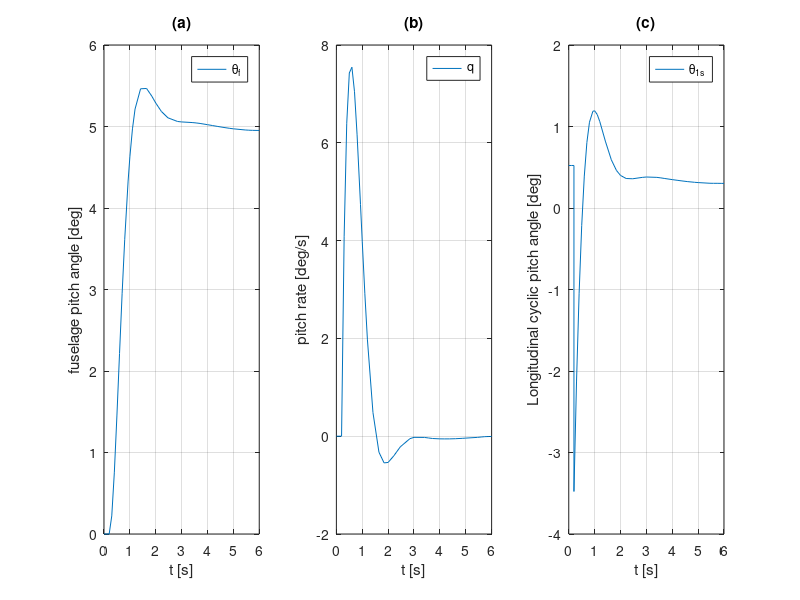
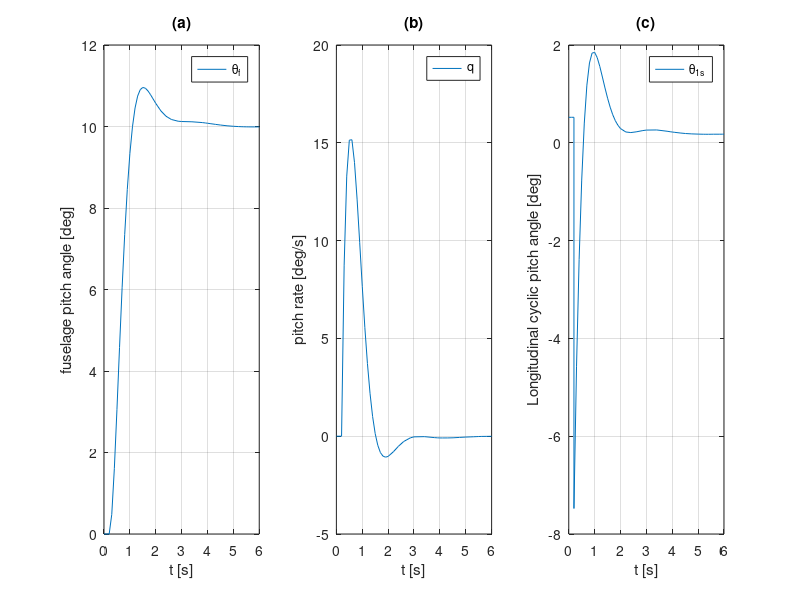
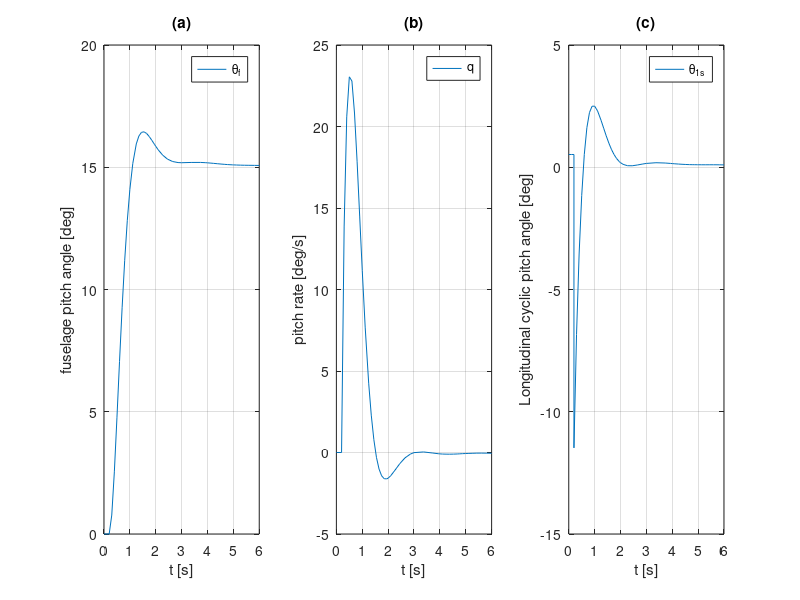
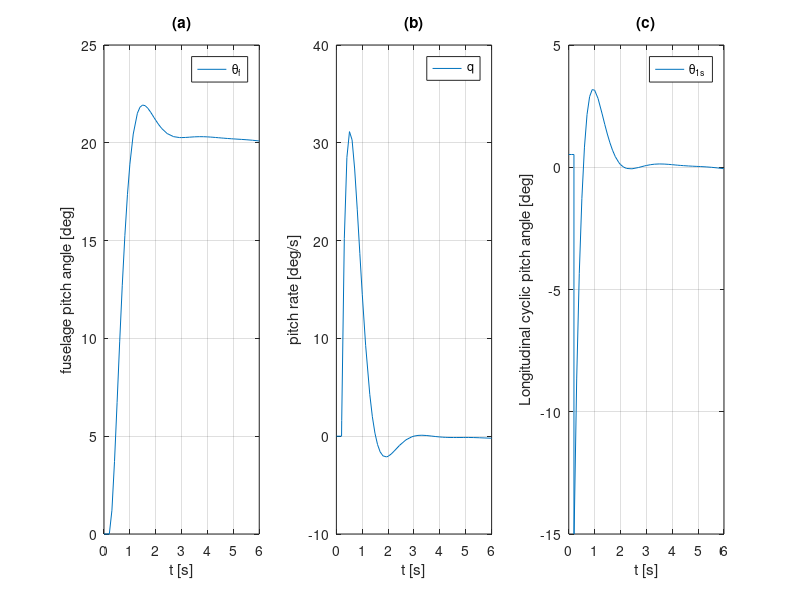

Here is the MATLAB script that generated these plots, in order:
% M-file for outputing the pitch attitude quickness
close all
clear all
clc

% Loading quickness data
load pitchquickness5deg
load pitchquickness10deg
load pitchquickness15deg
load pitchquickness20deg
load pitchquickness25deg
load pitchquickness30deg

% Loading trim conditions
load coax_trimstates

% Defining intitial speed
Vin=20;

% Combining intial speed to tabulated data
N=Vin+1;

in_states=states(N,:)';
in_controls=controls(N,:)';

% Determining maximum pitch attitude and position of maximum
[pmax5,posmax5]=max(x5(:,8));
[pmax10,posmax10]=max(x10(:,8));
[pmax15,posmax15]=max(x15(:,8));
[pmax20,posmax20]=max(x20(:,8));
[pmax25,posmax25]=max(x25(:,8));
[pmax30,posmax30]=max(x30(:,8));

% Determining quicknesses
Q5=(max(x5(:,5))*180/pi)/((pmax5-in_states(8))*180/pi);
Q10=(max(x10(:,5))*180/pi)/((pmax10-in_states(8))*180/pi);
Q15=(max(x15(:,5))*180/pi)/((pmax15-in_states(8))*180/pi);
Q20=(max(x20(:,5))*180/pi)/((pmax20-in_states(8))*180/pi);
Q25=(max(x25(:,5))*180/pi)/((pmax25-in_states(8))*180/pi);
Q30=(max(x30(:,5))*180/pi)/((pmax30-in_states(8))*180/pi);

% Determining minimal pitch attitude
pmin5=(min(x5(posmax5:end,8))-in_states(8))*180/pi;
pmin10=(min(x10(posmax10:end,8))-in_states(8))*180/pi;
pmin15=(min(x15(posmax15:end,8))-in_states(8))*180/pi;
pmin20=(min(x20(posmax20:end,8))-in_states(8))*180/pi;
pmin25=(min(x25(posmax25:end,8))-in_states(8))*180/pi;
pmin30=(min(x30(posmax30:end,8))-in_states(8))*180/pi;

figure(1)
subplot(1,3,1)
plot(t5,(x5(:,8)-in_states(8))*180/pi)
legend('\theta_f')
xlabel('t [s]')
ylabel('fuselage pitch angle [deg]')
grid on
xlim([0 6])
title('(a)')
subplot(1,3,2)
plot(t5,x5(:,5)*180/pi)
legend('q')
xlabel('t [s]')
ylabel('pitch rate [deg/s]')
grid on
xlim([0 6])
title('(b)')
subplot(1,3,3)
plot(t5,y5(:,3)*180/pi)
legend('\theta_1_s')
xlabel('t [s]')
ylabel('Longitudinal cyclic pitch angle [deg]')
grid on
xlim([0 6])
title('(c)')

% figure(2)
% plot(t5,y5(:,3)*180/pi)


figure(2)
subplot(1,3,1)
plot(t10,(x10(:,8)-in_states(8))*180/pi)
legend('\theta_f')
xlabel('t [s]')
ylabel('fuselage pitch angle [deg]')
grid on
xlim([0 6])
title('(a)')
subplot(1,3,2)
plot(t10,x10(:,5)*180/pi)
legend('q')
xlabel('t [s]')
ylabel('pitch rate [deg/s]')
grid on
xlim([0 6])
title('(b)')
subplot(1,3,3)
plot(t10,y10(:,3)*180/pi)
legend('\theta_1_s')
xlabel('t [s]')
ylabel('Longitudinal cyclic pitch angle [deg]')
grid on
xlim([0 6])
title('(c)')
% 
figure(3)
subplot(1,3,1)
plot(t15,(x15(:,8)-in_states(8))*180/pi)
legend('\theta_f')
xlabel('t [s]')
ylabel('fuselage pitch angle [deg]')
grid on
xlim([0 6])
title('(a)')
subplot(1,3,2)
plot(t15,x15(:,5)*180/pi)
legend('q')
xlabel('t [s]')
ylabel('pitch rate [deg/s]')
grid on
xlim([0 6])
title('(b)')
subplot(1,3,3)
plot(t15,y15(:,3)*180/pi)
legend('\theta_1_s')
xlabel('t [s]')
ylabel('Longitudinal cyclic pitch angle [deg]')
grid on
xlim([0 6])
title('(c)')
% 
figure(4)
subplot(1,3,1)
plot(t20,(x20(:,8)-in_states(8))*180/pi)
legend('\theta_f')
xlabel('t [s]')
ylabel('fuselage pitch angle [deg]')
grid on
xlim([0 6])
title('(a)')
subplot(1,3,2)
plot(t20,x20(:,5)*180/pi)
legend('q')
xlabel('t [s]')
ylabel('pitch rate [deg/s]')
grid on
xlim([0 6])
title('(b)')
subplot(1,3,3)
plot(t20,y20(:,3)*180/pi)
legend('\theta_1_s')
xlabel('t [s]')
ylabel('Longitudinal cyclic pitch angle [deg]')
grid on
xlim([0 6])
title('(c)')
% 
figure(5)
subplot(1,3,1)
plot(t25,(x25(:,8)-in_states(8))*180/pi)
legend('\theta_f')
xlabel('t [s]')
ylabel('fuselage pitch angle [deg]')
grid on
xlim([0 6])
title('(a)')
subplot(1,3,2)
plot(t25,x25(:,5)*180/pi)
legend('q')
xlabel('t [s]')
ylabel('pitch rate [deg/s]')
grid on
xlim([0 6])
title('(b)')
subplot(1,3,3)
plot(t25,y25(:,3)*180/pi)
legend('\theta_1_s')
xlabel('t [s]')
ylabel('Longitudinal cyclic pitch angle [deg]')
grid on
xlim([0 6])
title('(c)')
% 
figure(6)
subplot(1,3,1)
plot(t30,(x30(:,8)-in_states(8))*180/pi)
legend('\theta_f')
xlabel('t [s]')
ylabel('fuselage pitch angle [deg]')
grid on
xlim([0 6])
title('(a)')
subplot(1,3,2)
plot(t30,x30(:,5)*180/pi)
legend('q')
xlabel('t [s]')
ylabel('pitch rate [deg/s]')
grid on
xlim([0 6])
title('(b)')
subplot(1,3,3)
plot(t30,y30(:,3)*180/pi)
legend('\theta_1_s')
xlabel('t [s]')
ylabel('Longitudinal cyclic pitch angle [deg]')
grid on
xlim([0 6])
title('(c)')

figure(7)
plot(pmin5,Q5,'*',pmin10,Q10,'*',pmin15,Q15,'*',pmin20,Q20,'*',pmin25,Q25,'*',pmin30,Q30,'*')
axis([0 30 0 2])
legend('\theta_c_h_a_n_g_e = 5 deg','\theta_c_h_a_n_g_e = 10 deg','\theta_c_h_a_n_g_e = 15 deg','\theta_c_h_a_n_g_e = 20 deg','\theta_c_h_a_n_g_e = 25 deg','\theta_c_h_a_n_g_e = 30 deg')
xlabel('Minimum attitude change \Delta\theta_m_i_n [deg]')
ylabel('pitch attitude quickness [1/s]')
grid on
% 
